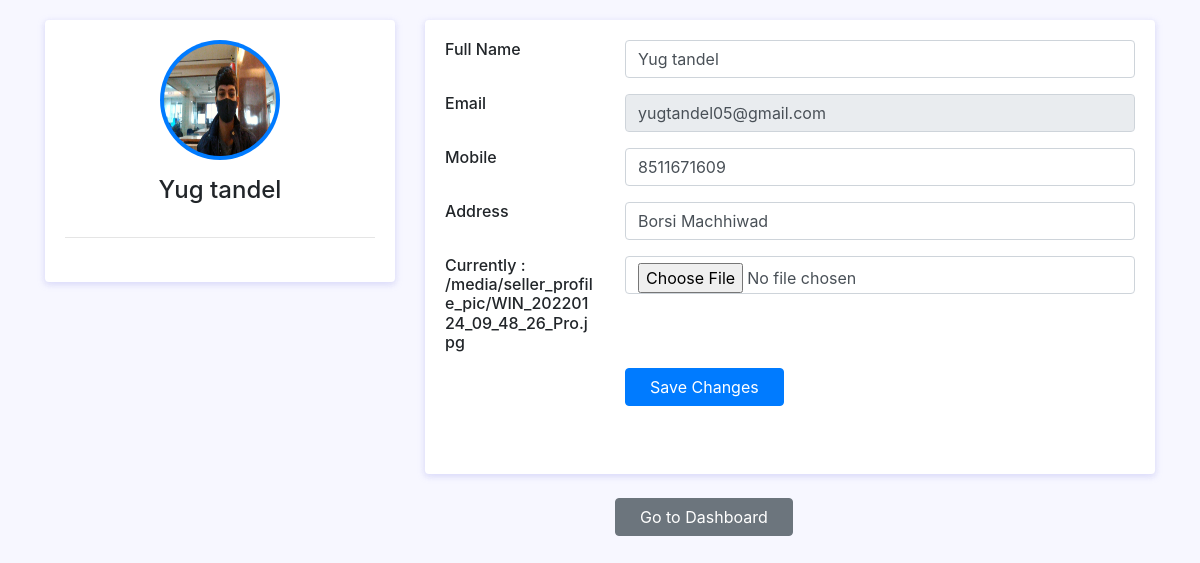
The page /seller/seller_edit_profile/ (signed in) on the database its author committed.
### seller/models.py (models this page shows, shortened)
class Seller(models.Model):
    user_name = models.CharField(max_length=50)
    mobile = models.CharField(max_length=15)
    email = models.EmailField(unique=True)
    address = models.TextField(max_length=250,blank=True, null=True)
    password = models.CharField(max_length=50)
    pic = models.FileField(upload_to='seller_profile_pic', default='avtar.jpg', blank=True,null=True)

### seller/views.py (the view)
# urls.py: path('seller_edit_profile/',seller_edit_profile, name='seller_edit_profile'),
def seller_edit_profile(request):
    changes_applied = False
    try:
        seller_obj = Seller.objects.get(email = request.session['seller_email'])
        if request.method == 'POST':
            seller_obj.user_name = request.POST['user_name']
            seller_obj.mobile = request.POST['mobile']
            seller_obj.address = request.POST['address']
            try:
                seller_obj.pic = request.FILES['pic']
                seller_obj.save()
                changes_applied = True
                return render(request,'seller-edit-profile.html',{'msg':'profile successfully updated','seller_data':seller_obj,'changes_applied':changes_applied})
            except:
                seller_obj.save()
                changes_applied = True
                return render(request,'seller-edit-profile.html',{'msg':'profile successfully updated','seller_data':seller_obj,'changes_applied':changes_applied})
        else:
            return render(request, 'seller-edit-profile.html',{'seller_data':seller_obj})
    except:
        return render(request, 'seller-login.html',{'msg':'login to your account'})

### seller/templates/seller-edit-profile.html (shortened to what this page needs)
<!DOCTYPE html>
<html lang="en">
  <head>
    <link
      href="https://cdn.jsdelivr.net/npm/bootstrap@4.5.0/dist/css/bootstrap.min.css"
      rel="stylesheet"
    />
  </head>
  <body>
    <div class="container">
      <div class="main-body">
        <div class="row">
          <div class="col-lg-4">
            <div class="card">
              <div class="card-body">
                <div class="d-flex flex-column align-items-center text-center">
                  <img
                    src="{{seller_data.pic.url}}"
                    alt="Admin"
                    class="rounded-circle p-1 bg-primary"
                    style="max-width: 120px; max-height: 120px; min-width: 120px; min-height: 120px;border-radius: 50%;"
                  />
                  <div class="mt-3">
                    <h4>{{seller_data.user_name}}</h4>
                  </div>
                </div>
                <hr class="my-4" />
              </div>
            </div>
          </div>
          <div class="col-lg-8">
            <form action="{% url 'seller_edit_profile' %}" method="post" enctype="multipart/form-data">
            <div class="card">
              <div class="card-body">
                <div class="row mb-3">
                  <div class="col-sm-3">
                    <h6 class="mb-0">Full Name</h6>
                  </div>
                  <div class="col-sm-9 text-secondary">
                    <input type="text" class="form-control" name="user_name" value="{{seller_data.user_name}}" />
                  </div>
                </div>
                <div class="row mb-3">
                  <div class="col-sm-3">
                    <h6 class="mb-0">Email</h6>
                  </div>
                  <div class="col-sm-9 text-secondary">
                    <input
                      type="email"
                      class="form-control"
                      value="{{seller_data.email}}"
                      name="email"
                      disabled
                    />
                  </div>
                </div>
                <div class="row mb-3">
                  <div class="col-sm-3">
                    <h6 class="mb-0">Mobile</h6>
                  </div>
                  <div class="col-sm-9 text-secondary">
                    <input
                      type="number"
                      class="form-control"
                      value="{{seller_data.mobile}}"
                      name="mobile"
                    />
                  </div>
                </div>
                <div class="row mb-3">
                  <div class="col-sm-3">
                    <h6 class="mb-0">Address</h6>
                  </div>
                  <div class="col-sm-9 text-secondary">
                    <input
                      type="text"
                      class="form-control"
                      value="{{seller_data.address}}"
                      name="address"
                    />
                  </div>
                </div>
                <div class="row mb-3">
                  <div class="col-sm-3">
                    <h6 class="mb-0">Currently : {{seller_data.pic.url}}</h6>
                  </div>
                  <div class="col-sm-9 text-secondary">
                    <input
                      type="file"
                      class="form-control"
                      value=""
                      name="pic"
                    />
                  </div>
                </div>
                <div class="row">
                  <div class="col-sm-3"></div>
                  <div class="col-sm-9 text-secondary">
                    <button class="btn btn-primary px-4">Save Changes</button>
                  </div>
                </div>
                <br><br>
              </div>
            </div>
          </form>
          <div class="row">
            <div class="col-sm-3"></div>
            <div class="col-sm-9 text-secondary">
              <a href="{% url 'seller_index' %}"><button class="btn btn-secondary px-4">Go to Dashboard</button></a>
            </div>
          </div>
          </div>
        </div>
      </div>
    </div>
  </body>
</html>

### seller/templates/seller-edit-profile.html (style rules this page uses)
body { background: #f7f7ff; margin-top: 20px; }
.card { position: relative; display: flex; flex-direction: column; min-width: 0; word-wrap: break-word; background-color: #fff; background-clip: border-box; border: 0 solid transparent; border-radius: 0.25rem; margin-bottom: 1.5rem; box-shadow: 0 2px 6px 0 rgb(218 218 253 / 65%), 0 2px 6px 0 rgb(206 206 238 / 54%); }

### rows shown on the page
Seller: pic (picture), user_name "Yug tandel", email "yugtandel05@gmail.com", mobile "8511671609", address "Borsi Machhiwad", pic "/media/seller_profile_pic/WIN_20220124_09_48_26_Pro.jpg"
